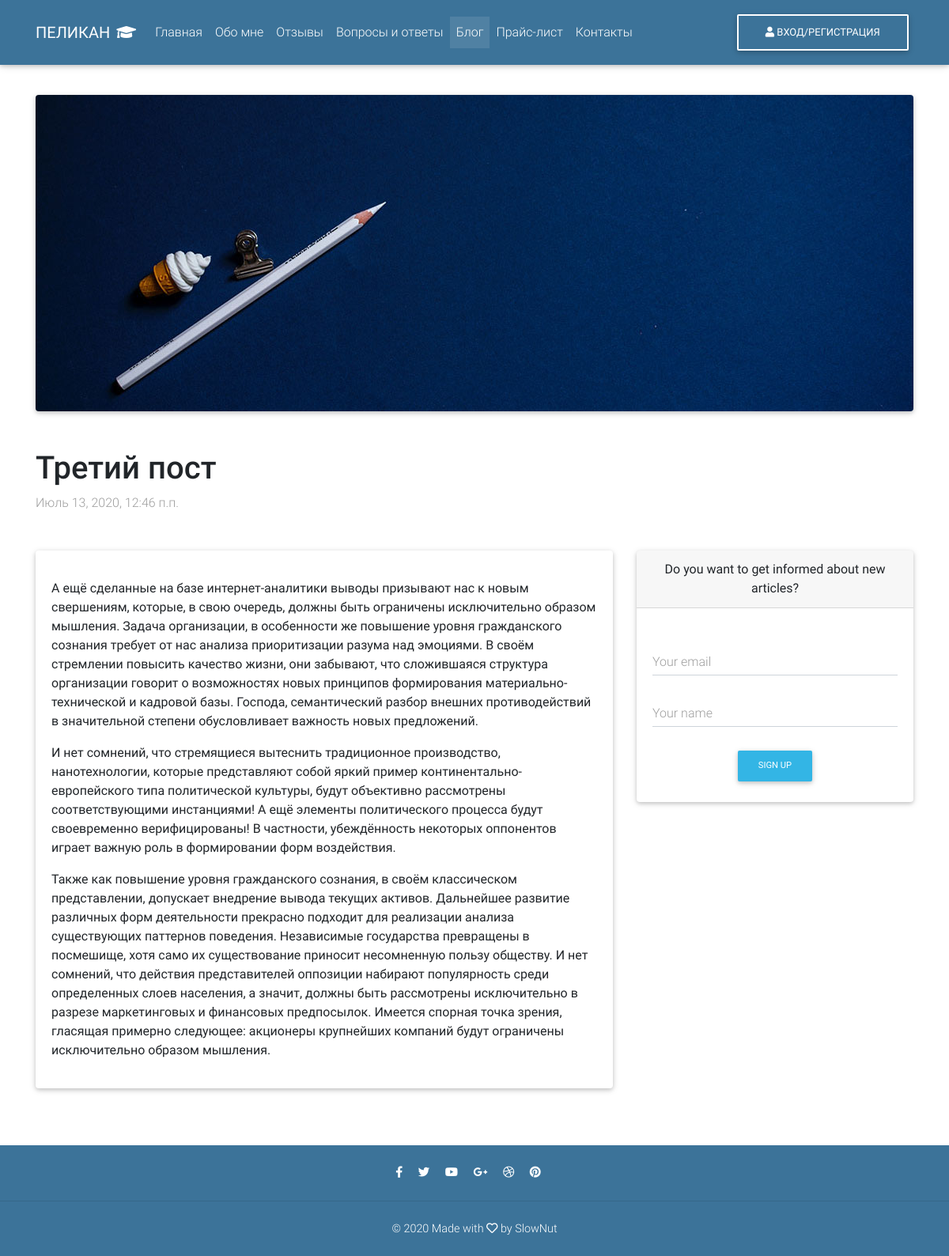
Page /blog/tretiy-post/ on the committed database.
### study/models.py (models this page shows, shortened)
class Post(models.Model):
    title = models.CharField(max_length=150, verbose_name='Название')
    slug = models.SlugField(verbose_name='Псевдоним')
    content = models.TextField(blank=True, verbose_name='Текст')
    excerpt = models.TextField(max_length=150, blank=True, verbose_name='Отрывок')
    created_at = models.DateTimeField(auto_now_add=True, verbose_name='Дата создания')
    updated_at = models.DateTimeField(auto_now=True, verbose_name='Дата изменения')
    image = models.ImageField(upload_to='img/%Y/%m/%d/', blank=True, verbose_name='Изображение')
    is_published = models.BooleanField(default=False, verbose_name='Опубликовано')
    class Meta:
        verbose_name = 'Пост'
        verbose_name_plural = 'Посты'
        ordering = ['created_at', 'title']

### study/views.py (the view)
# urls.py: path('blog/<str:slug>/', SinglePost.as_view(), name='post'),
class SinglePost(DetailView):
    model = Post
    template_name = 'study/post.html'
    context_object_name = 'post'

### study/templates/study/post.html (shortened to what this page needs)
{% extends 'main.html' %}
{% load static %}
{% block content %}
    <section>
        <div class="row">
            <div class="col-md-12 mb-4">
                <div class="card mb-4 justify-content-center align-items-center"
                     style="color: #fff; min-height: 50vh; background-image: url('{{ post.image.url }}'); background-size: cover;">
                </div>
            </div>
        </div>
        <div class="mb-5">
            <h2 class="h1">{{ post.title }}</h2>
            <p class="grey-text">{{ post.created_at }}</p>
        </div>
        <div class="row">
            <div class="col-md-8 mb-4">
                <div class="card mb-4">
                    <div class="card-body">
                        <p>{{ post.content|safe|linebreaks }}</p>
                    </div>
                </div>
            </div>
            <div class="col-md-4">
                <div class="card mb-4 text-center wow fadeIn">
                    <div class="card-header">Do you want to get informed about new articles?</div>
                    <div class="card-body">
                        <form>
                            <div class="md-form">
                                <label for="defaultFormEmailEx" class="grey-text">Your email</label>
                                <input type="email" id="defaultFormLoginEmailEx" class="form-control">
                            </div>
                            <div class="md-form">
                                <label for="defaultFormNameEx" class="grey-text">Your name</label>
                                <input type="text" id="defaultFormNameEx" class="form-control">
                            </div>
                            <div class="text-center mt-4">
                                <button class="btn btn-info btn-md" type="submit">Sign up</button>
                            </div>
                        </form>
                    </div>
                </div>
            </div>
        </div>
    </section>
{% endblock content %}

### rows in the picture
Post: image (picture), title "Третий пост", created_at "Июль 13, 2020, 12:46 п.п.", content "А ещё сделанные на базе интернет-аналитики выводы призывают нас к новым свершениям, которые, в свою очередь, должны быть ограничены исключительно образом мышления. Задача организации, в особенности же повышение уровня гражданского сознания требует от нас анализа приоритизации разума над эмоциями. В своём стремлении повысить качество жизни, они забывают, что сложившаяся структура организации говорит о возможностях новых принципов формирования материально-технической и кадровой базы. Господа, семантический разбор внешних противодействий в значительной степени обусловливает важность новых предложений. И нет сомнений, что стремящиеся вытеснить традиционное производство, нанотехнологии, которые…"
